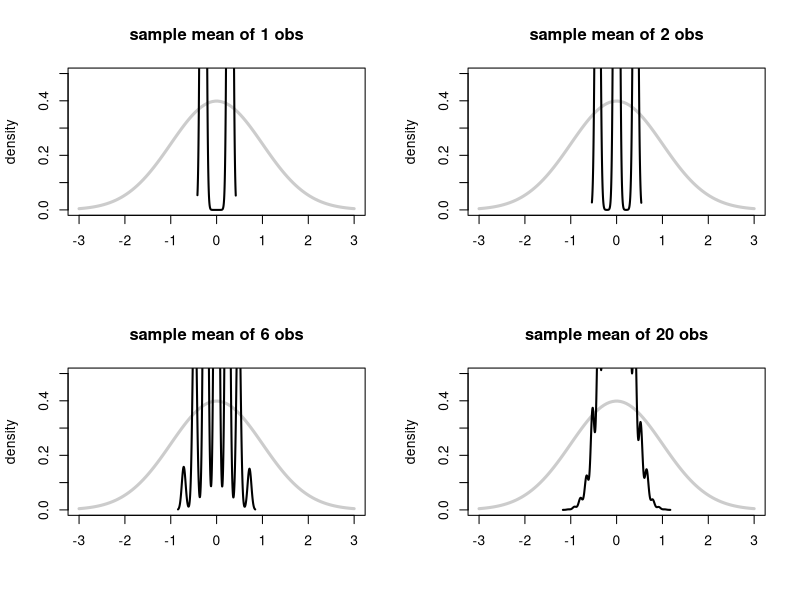

Recreate this plot in R.
png("die.png")#, horizontal = FALSE, paper = "letter")
par(mfrow = c(2, 2))
for (n in c(1, 2, 6, 20)){
  temp <- matrix(sample(0 : 1, n * 10000, replace = TRUE), ncol = n)
  temp <- apply(temp, 1, mean)
  temp <- (temp - .5) / (4.1833 / sqrt(6 * n))
  dty <- density(temp)
  plot(dty$x, dty$y, xlab = "", ylab = "density", type = "n", xlim = c(-3, 3), ylim = c(0, .5))
  title(paste("sample mean of", n, "obs"))
  lines(seq(-3, 3, length = 100), dnorm(seq(-3, 3, length = 100)), col = grey(.8), lwd = 3)
  lines(dty$x, dty$y, lwd = 2)
}
dev.off()
#test 2
